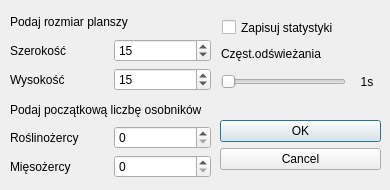
<?xml version="1.0" encoding="UTF-8"?>
<ui version="4.0">
 <class>InitDialog</class>
 <widget class="QDialog" name="InitDialog">
  <property name="geometry">
   <rect>
    <x>0</x>
    <y>0</y>
    <width>390</width>
    <height>190</height>
   </rect>
  </property>
  <property name="windowTitle">
   <string>Dialog</string>
  </property>
  <widget class="QDialogButtonBox" name="buttonBox">
   <property name="geometry">
    <rect>
     <x>220</x>
     <y>120</y>
     <width>161</width>
     <height>51</height>
    </rect>
   </property>
   <property name="orientation">
    <enum>Qt::Vertical</enum>
   </property>
   <property name="standardButtons">
    <set>QDialogButtonBox::Cancel|QDialogButtonBox::Ok</set>
   </property>
  </widget>
  <widget class="QWidget" name="layoutWidget">
   <property name="geometry">
    <rect>
     <x>10</x>
     <y>10</y>
     <width>201</width>
     <height>81</height>
    </rect>
   </property>
   <layout class="QVBoxLayout" name="verticalLayout">
    <item>
     <widget class="QLabel" name="sizeLabel">
      <property name="text">
       <string>Podaj rozmiar planszy</string>
      </property>
     </widget>
    </item>
    <item>
     <layout class="QHBoxLayout" name="horizontalLayout_2">
      <item>
       <widget class="QLabel" name="sizeXlabel">
        <property name="text">
         <string>Szerokość</string>
        </property>
       </widget>
      </item>
      <item>
       <widget class="QSpinBox" name="sizeXBox">
        <property name="minimum">
         <number>1</number>
        </property>
        <property name="maximum">
         <number>100</number>
        </property>
        <property name="value">
         <number>15</number>
        </property>
       </widget>
      </item>
     </layout>
    </item>
    <item>
     <layout class="QHBoxLayout" name="horizontalLayout">
      <item>
       <widget class="QLabel" name="sizeYlabel">
        <property name="text">
         <string>Wysokość</string>
        </property>
       </widget>
      </item>
      <item>
       <widget class="QSpinBox" name="sizeYBox">
        <property name="minimum">
         <number>1</number>
        </property>
        <property name="maximum">
         <number>100</number>
        </property>
        <property name="value">
         <number>15</number>
        </property>
       </widget>
      </item>
     </layout>
    </item>
   </layout>
  </widget>
  <widget class="QWidget" name="layoutWidget">
   <property name="geometry">
    <rect>
     <x>10</x>
     <y>100</y>
     <width>201</width>
     <height>78</height>
    </rect>
   </property>
   <layout class="QVBoxLayout" name="verticalLayout_2">
    <item>
     <widget class="QLabel" name="label">
      <property name="text">
       <string>Podaj początkową liczbę osobników</string>
      </property>
     </widget>
    </item>
    <item>
     <layout class="QHBoxLayout" name="horizontalLayout_4">
      <item>
       <widget class="QLabel" name="herbivoreLabel">
        <property name="text">
         <string>Roślinożercy</string>
        </property>
       </widget>
      </item>
      <item>
       <widget class="QSpinBox" name="herbivoreBox">
        <property name="maximum">
         <number>30</number>
        </property>
       </widget>
      </item>
     </layout>
    </item>
    <item>
     <layout class="QHBoxLayout" name="horizontalLayout_3">
      <item>
       <widget class="QLabel" name="carnivoreLabel">
        <property name="text">
         <string>Mięsożercy</string>
        </property>
       </widget>
      </item>
      <item>
       <widget class="QSpinBox" name="carnivoreBox">
        <property name="maximum">
         <number>30</number>
        </property>
       </widget>
      </item>
     </layout>
    </item>
   </layout>
  </widget>
  <widget class="QCheckBox" name="stats_store_box">
   <property name="geometry">
    <rect>
     <x>222</x>
     <y>12</y>
     <width>161</width>
     <height>31</height>
    </rect>
   </property>
   <property name="text">
    <string>Zapisuj statystyki</string>
   </property>
  </widget>
  <widget class="QWidget" name="">
   <property name="geometry">
    <rect>
     <x>221</x>
     <y>42</y>
     <width>161</width>
     <height>51</height>
    </rect>
   </property>
   <layout class="QVBoxLayout" name="verticalLayout_3">
    <item>
     <widget class="QLabel" name="timestep_label">
      <property name="text">
       <string>Częst.odświeżania</string>
      </property>
      <property name="alignment">
       <set>Qt::AlignLeading|Qt::AlignLeft|Qt::AlignVCenter</set>
      </property>
     </widget>
    </item>
    <item>
     <layout class="QHBoxLayout" name="horizontalLayout_5">
      <item>
       <widget class="QSlider" name="timestep_slider">
        <property name="minimum">
         <number>1</number>
        </property>
        <property name="maximum">
         <number>15</number>
        </property>
        <property name="orientation">
         <enum>Qt::Horizontal</enum>
        </property>
       </widget>
      </item>
      <item>
       <widget class="QLabel" name="timestep_value">
        <property name="minimumSize">
         <size>
          <width>30</width>
          <height>0</height>
         </size>
        </property>
        <property name="text">
         <string>1s</string>
        </property>
        <property name="alignment">
         <set>Qt::AlignCenter</set>
        </property>
       </widget>
      </item>
     </layout>
    </item>
   </layout>
  </widget>
 </widget>
 <resources/>
 <connections>
  <connection>
   <sender>buttonBox</sender>
   <signal>accepted()</signal>
   <receiver>InitDialog</receiver>
   <slot>accept()</slot>
   <hints>
    <hint type="sourcelabel">
     <x>248</x>
     <y>254</y>
    </hint>
    <hint type="destinationlabel">
     <x>157</x>
     <y>274</y>
    </hint>
   </hints>
  </connection>
  <connection>
   <sender>buttonBox</sender>
   <signal>rejected()</signal>
   <receiver>InitDialog</receiver>
   <slot>reject()</slot>
   <hints>
    <hint type="sourcelabel">
     <x>316</x>
     <y>260</y>
    </hint>
    <hint type="destinationlabel">
     <x>286</x>
     <y>274</y>
    </hint>
   </hints>
  </connection>
 </connections>
</ui>
